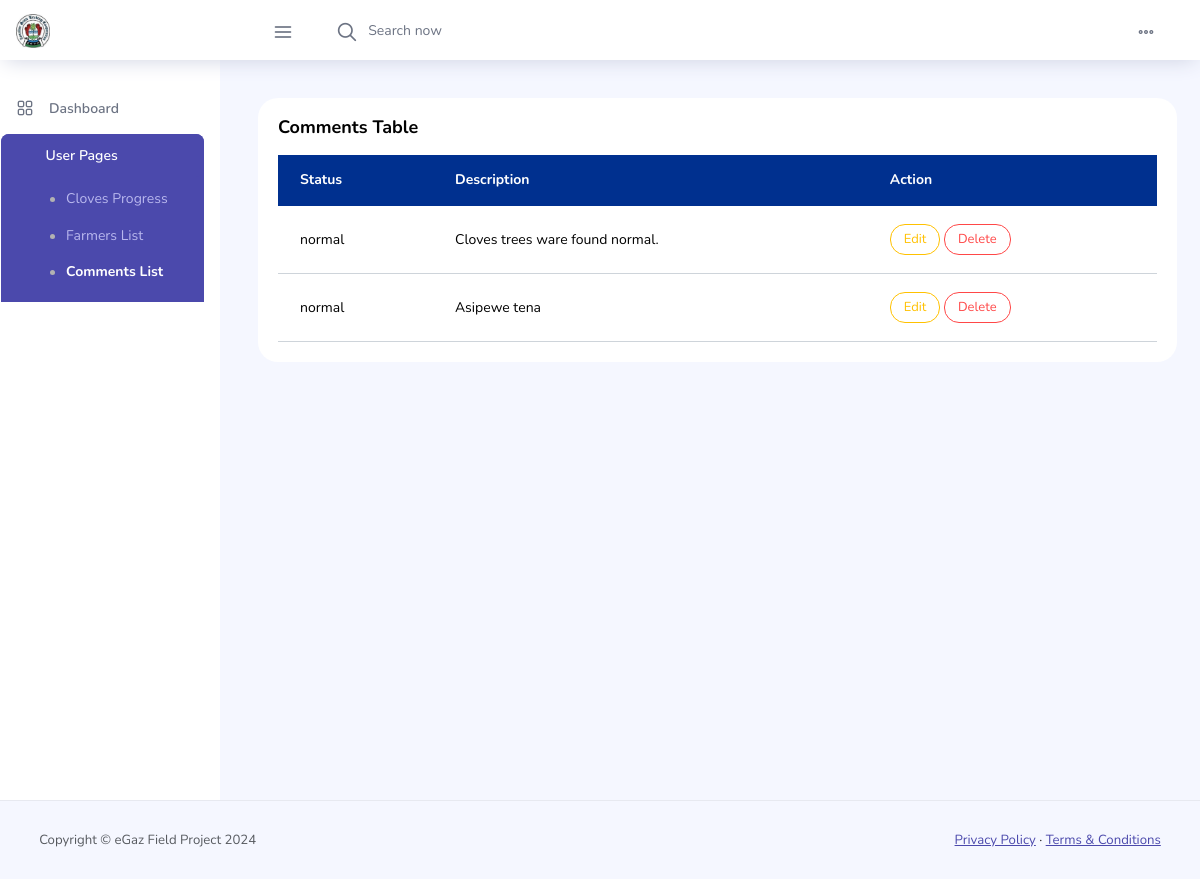
Screenshot of /admin/comments.php (signed in) with the database file from the repository.
### tables this page shows
CREATE TABLE `comments` (
  `comment_id` int(11) NOT NULL,
  `description` text DEFAULT NULL,
  `status_of_trees` varchar(255) DEFAULT NULL,
  `date` date NOT NULL
);

### admin/comments.php (the view, shortened to what this page needs)
<?php
include('../conn/config.php');
$current_year = date("Y");
$sql = "SELECT * FROM comments WHERE  YEAR(date) = '$current_year'";
$result = mysqli_query($conn, $sql);
?>
<!DOCTYPE html>
<html lang="en">
  <head>
    <link rel="stylesheet" href="assets/vendors/css/vendor.bundle.base.css">
    <link rel="stylesheet" href="assets/css/style.css">
    <link rel="stylesheet" href="assets/vendors/feather/feather.css">
    <link rel="stylesheet" href="assets/vendors/ti-icons/css/themify-icons.css">
    <link rel="stylesheet" href="assets/vendors/css/vendor.bundle.base.css">
    <link rel="stylesheet" href="assets/vendors/font-awesome/css/font-awesome.min.css">
    <link rel="stylesheet" href="assets/vendors/mdi/css/materialdesignicons.min.css">
  </head>
  <body>
    <div class="container-scroller">
      <?php include('./partials/navbar.php'); ?>
      <div  class="row">
      <div class="container-fluid page-body-wrapper">
        <?php include('./partials/sidebar.php'); ?>
        <div class="main-panel">
          <div class="content-wrapper">
            <div class="row">
              <div class="col-md-12 grid-margin stretch-card">
                <div class="card">
                  <div class="card-body">
                    <h4 class="card-title">Comments Table</h4>
                    <div class="table-responsive">
                      <table class="table table-hover">
                        <thead id="thead">
                          <tr>
                            <th>Status</th>
                            <th>Description</th>
                            <th>Action</th>
                          </tr>
                        </thead>
                        <tbody>
                        <?php while ($row = mysqli_fetch_assoc($result)): ?>
                          <tr>
                          <td> <?php echo htmlspecialchars($row['status_of_trees']); ?> </td>
                            <td> <?php echo htmlspecialchars($row['description']); ?> </td>
                            <td>
                            <button class="btn btn-outline-warning btn-sm" data-toggle="modal" data-target="#editModal_<?php echo $row['comment_id']; ?>">Edit</button>
                                                <form action="comments.php" method="POST" style="display:inline;">
                                                    <input type="submit" name="delete" value="Delete" class="btn btn-outline-danger btn-sm">
                                                </form>
                            </td>
                          </tr>
                          <?php endwhile; ?>
                        </tbody>
                      </table>
                    </div>
                  </div>
                </div>
              </div>
            </div>
          </div>
        </div>
      </div>
      </div>
    </div>
    <footer class="footer">
                <div class="d-sm-flex justify-content-center justify-content-sm-between">
                    <span class="text-muted text-center text-sm-left d-block d-sm-inline-block">Copyright &copy; eGaz Field Project  2024</span>
                    <span class="float-none float-sm-right d-block mt-1 mt-sm-0 text-center"><a  href="#">Privacy Policy</a>
                                &middot;
                                <a href="#">Terms &amp; Conditions</a></span>
                </div>
            </footer>
  </body>
</html>

### admin/comments.php (style rules this page uses)
#thead th { background-color: #00308F; color: #fff; }

### rows the page displays
comments: status_of_trees "normal", description "Cloves trees ware found normal."
comments: status_of_trees "normal", description "Asipewe tena"
